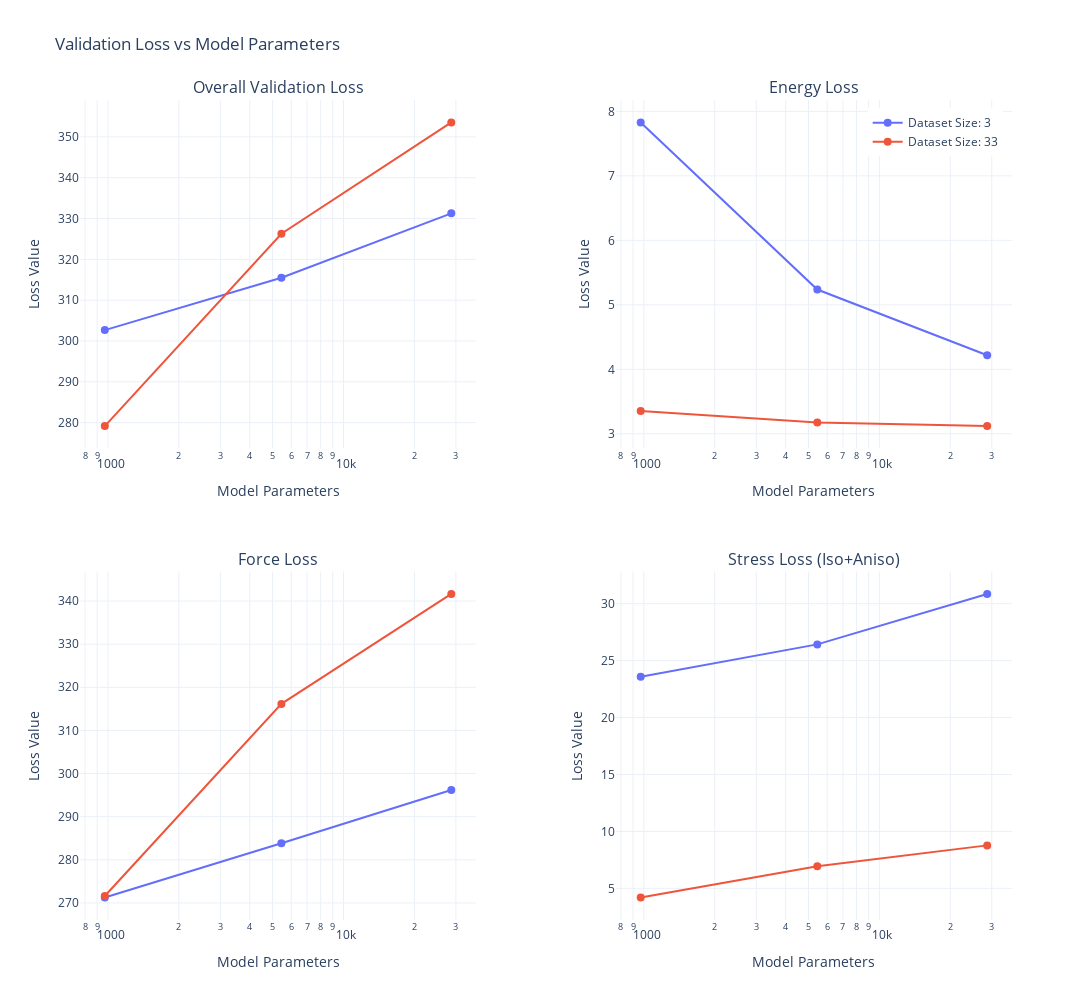

Notebook source saved alongside this figure:
### Code cell
# Display plots directly when cell is run
if 'best_losses' in globals() and best_losses:
    print("Creating parameter vs loss plots...")
    fig = plot_params_vs_losses(best_losses)
    if fig:
        fig.show()
else:
    print("No data loaded. Please load data first.")

### Figure 1 — Plotly figure (JSON) as saved in the notebook; plotly's stock layout.template omitted (floating-point values rounded to 4 significant figures)
{"data": [{"hovertemplate": "Params: %{x}<br>Loss: %{y}<br>Dataset Size: 3<extra></extra>", "line": {"color": "#636EFA"}, "marker": {"color": "#636EFA", "size": 8}, "mode": "lines+markers", "name": "Dataset Size: 3", "showlegend": true, "type": "scatter", "x": [970, 5450, 28682], "xaxis": "x", "y": [302.7, 315.5, 331.3], "yaxis": "y"}, {"hovertemplate": "Params: %{x}<br>Loss: %{y}<br>Dataset Size: 33<extra></extra>", "line": {"color": "#EF553B"}, "marker": {"color": "#EF553B", "size": 8}, "mode": "lines+markers", "name": "Dataset Size: 33", "showlegend": true, "type": "scatter", "x": [970, 5450, 28682], "xaxis": "x", "y": [279.2, 326.3, 353.5], "yaxis": "y"}, {"hovertemplate": "Params: %{x}<br>Loss: %{y}<br>Dataset Size: 3<extra></extra>", "line": {"color": "#636EFA"}, "marker": {"color": "#636EFA", "size": 8}, "mode": "lines+markers", "name": "Dataset Size: 3", "showlegend": false, "type": "scatter", "x": [970, 5450, 28682], "xaxis": "x2", "y": [7.828, 5.237, 4.218], "yaxis": "y2"}, {"hovertemplate": "Params: %{x}<br>Loss: %{y}<br>Dataset Size: 33<extra></extra>", "line": {"color": "#EF553B"}, "marker": {"color": "#EF553B", "size": 8}, "mode": "lines+markers", "name": "Dataset Size: 33", "showlegend": false, "type": "scatter", "x": [970, 5450, 28682], "xaxis": "x2", "y": [3.354, 3.175, 3.12], "yaxis": "y2"}, {"hovertemplate": "Params: %{x}<br>Loss: %{y}<br>Dataset Size: 3<extra></extra>", "line": {"color": "#636EFA"}, "marker": {"color": "#636EFA", "size": 8}, "mode": "lines+markers", "name": "Dataset Size: 3", "showlegend": false, "type": "scatter", "x": [970, 5450, 28682], "xaxis": "x3", "y": [271.2, 283.8, 296.2], "yaxis": "y3"}, {"hovertemplate": "Params: %{x}<br>Loss: %{y}<br>Dataset Size: 33<extra></extra>", "line": {"color": "#EF553B"}, "marker": {"color": "#EF553B", "size": 8}, "mode": "lines+markers", "name": "Dataset Size: 33", "showlegend": false, "type": "scatter", "x": [970, 5450, 28682], "xaxis": "x3", "y": [271.6, 316.2, 341.6], "yaxis": "y3"}, {"hovertemplate": "Params: %{x}<br>Loss: %{y}<br>Dataset Size: 3<extra></extra>", "line": {"color": "#636EFA"}, "marker": {"color": "#636EFA", "size": 8}, "mode": "lines+markers", "name": "Dataset Size: 3", "showlegend": false, "type": "scatter", "x": [970, 5450, 28682], "xaxis": "x4", "y": [23.59, 26.43, 30.86], "yaxis": "y4"}, {"hovertemplate": "Params: %{x}<br>Loss: %{y}<br>Dataset Size: 33<extra></extra>", "line": {"color": "#EF553B"}, "marker": {"color": "#EF553B", "size": 8}, "mode": "lines+markers", "name": "Dataset Size: 33", "showlegend": false, "type": "scatter", "x": [970, 5450, 28682], "xaxis": "x4", "y": [4.188, 6.936, 8.773], "yaxis": "y4"}], "layout": {"annotations": [{"font": {"size": 16}, "showarrow": false, "text": "Overall Validation Loss", "x": 0.2125, "xanchor": "center", "xref": "paper", "y": 1, "yanchor": "bottom", "yref": "paper"}, {"font": {"size": 16}, "showarrow": false, "text": "Energy Loss", "x": 0.7875, "xanchor": "center", "xref": "paper", "y": 1, "yanchor": "bottom", "yref": "paper"}, {"font": {"size": 16}, "showarrow": false, "text": "Force Loss", "x": 0.2125, "xanchor": "center", "xref": "paper", "y": 0.425, "yanchor": "bottom", "yref": "paper"}, {"font": {"size": 16}, "showarrow": false, "text": "Stress Loss (Iso+Aniso)", "x": 0.7875, "xanchor": "center", "xref": "paper", "y": 0.425, "yanchor": "bottom", "yref": "paper"}], "height": 1000, "legend": {"x": 0.99, "xanchor": "right", "y": 0.99, "yanchor": "top"}, "title": {"text": "Validation Loss vs Model Parameters"}, "width": 1250, "xaxis": {"anchor": "y", "domain": [0, 0.425], "title": {"text": "Model Parameters"}, "type": "log"}, "xaxis2": {"anchor": "y2", "domain": [0.575, 1], "title": {"text": "Model Parameters"}, "type": "log"}, "xaxis3": {"anchor": "y3", "domain": [0, 0.425], "title": {"text": "Model Parameters"}, "type": "log"}, "xaxis4": {"anchor": "y4", "domain": [0.575, 1], "title": {"text": "Model Parameters"}, "type": "log"}, "yaxis": {"anchor": "x", "domain": [0.575, 1], "title": {"text": "Loss Value"}}, "yaxis2": {"anchor": "x2", "domain": [0.575, 1], "title": {"text": "Loss Value"}}, "yaxis3": {"anchor": "x3", "domain": [0, 0.425], "title": {"text": "Loss Value"}}, "yaxis4": {"anchor": "x4", "domain": [0, 0.425], "title": {"text": "Loss Value"}}}}
